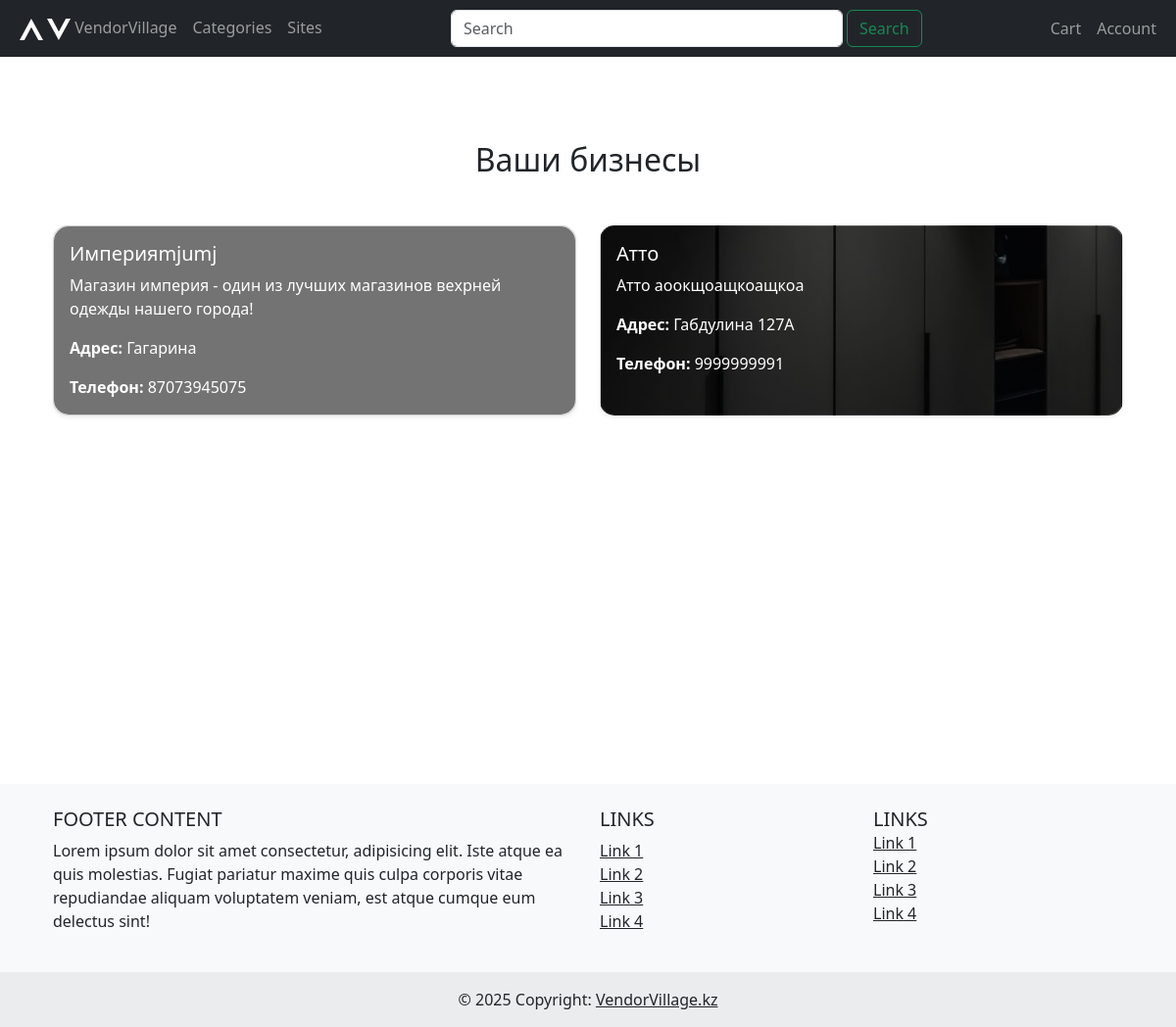
Screenshot of /accounts/my_business/ (signed in) with the database file from the repository.
### core/models.py (models this page shows, shortened)
class Business(models.Model):
    owner = models.ForeignKey(
        'core.User',
        on_delete=models.CASCADE,
        related_name='businesses'
    )
    business_type = models.ForeignKey(
        'core.BusinessType',
        on_delete=models.CASCADE,
        related_name='businesses'
    )
    name = models.CharField(max_length=255)
    description = models.TextField(blank=True, null=True)
    address = models.CharField(max_length=255, blank=True, null=True)
    phone = models.CharField(max_length=20, blank=True, null=True)
    business_logo = models.ImageField(upload_to=business_logo_path, blank=True, null=True)
    html_template = models.FileField(upload_to=html_template_path, blank=True, null=True)
    product_card_template = models.FileField(upload_to='business/', blank=True, null=True)
    product_detail_template = models.FileField(upload_to='business/', blank=True, null=True)
    background_image = models.ImageField(upload_to=business_bg_path, blank=True, null=True)
    created_at = models.DateTimeField(auto_now_add=True)
    updated_at = models.DateTimeField(auto_now=True)
    slug = models.SlugField(max_length=255, unique=True, blank=True, null=True)

### accounts/views.py (the view)
# urls.py: path('my_business/', views.my_business, name='my_business'),
@login_required
def my_business(request):
    if request.user.groups.filter(name='Business').exists():
        user_businesses = request.user.businesses.all()
        context = {'user_businesses': user_businesses}
        return render(request, 'accounts/businesses.html', context)
    else:
        raise Http404

### templates/accounts/businesses.html
{% extends "base.html" %}
{% load static %}
{% block content %}
<div class="container my-5">
  <h2 class="mb-4 text-center">Ваши бизнесы</h2>
  <div class="row row-cols-1 row-cols-md-2 g-4 justify-content-center mt-1">
    {% for business in user_businesses %}
      <div class="col d-flex justify-content-center">
        <a href="{% url 'core:edit_business' business.id %}" class="text-decoration-none w-100">
          <div class="card h-100 shadow-sm position-relative" style="
               border-radius: 15px;
               background: url('{{ business.background_image.url }}') no-repeat center center;
               background-size: cover;">
            <div style="background-color: rgba(0,0,0,0.55); border-radius: 15px; height: 100%;">
              <div class="card-body text-left" style="color: #ffffff;">
                <h5 class="card-title">{{ business.name }}</h5>
                <p class="card-text">{{ business.description|default:"Описание не задано" }}</p>
                <p class="card-text"><strong>Адрес:</strong> {{ business.address|default:"Не указан" }}</p>
                <p class="card-text"><strong>Телефон:</strong> {{ business.phone|default:"Не указан" }}</p>
              </div>
            </div>
          </div>
        </a>
      </div>
    {% endfor %}
  </div>
</div>
{% endblock %}

### rows the page displays
Business: name "Империяmjumj", description "Магазин империя - один из лучших магазинов вехрней одежды нашего города!", address "Гагарина", phone "87073945075"
Business: background_image (picture), name "Атто", description "Атто аоокщоащкоащкоа", address "Габдулина 127А", phone "9999999991"
